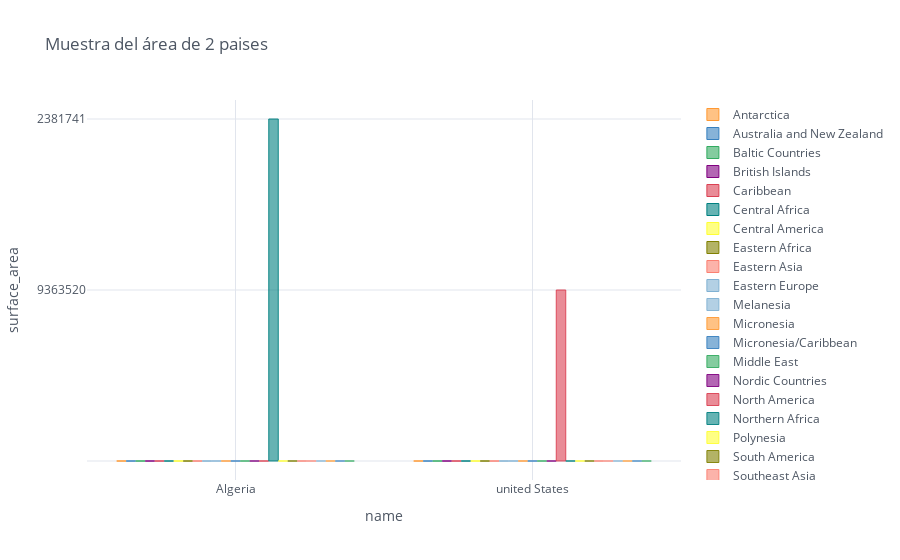

Here is the notebook cell this chart was saved with:
### Code cell
# Barplot o grafico de barras
Area_muestra = Data2[Data2.index.isin(["Algeria", "united States"])]

# plotting
Area_muestra.iplot(kind='bar', xTitle='name',
                           yTitle='surface_area', title='Muestra del área de 2 paises')

### Figure 1 — Plotly figure (JSON) as saved in the notebook; plotly's stock layout.template omitted (floating-point values rounded to 4 significant figures)
{"data": [{"marker": {"color": "rgba(255, 153, 51, 0.6)", "line": {"color": "rgba(255, 153, 51, 1.0)", "width": 1}}, "name": "Antarctica", "orientation": "v", "text": "", "type": "bar", "x": ["Algeria", "united States"], "y": ["", ""]}, {"marker": {"color": "rgba(55, 128, 191, 0.6)", "line": {"color": "rgba(55, 128, 191, 1.0)", "width": 1}}, "name": "Australia and New Zealand", "orientation": "v", "text": "", "type": "bar", "x": ["Algeria", "united States"], "y": ["", ""]}, {"marker": {"color": "rgba(50, 171, 96, 0.6)", "line": {"color": "rgba(50, 171, 96, 1.0)", "width": 1}}, "name": "Baltic Countries", "orientation": "v", "text": "", "type": "bar", "x": ["Algeria", "united States"], "y": ["", ""]}, {"marker": {"color": "rgba(128, 0, 128, 0.6)", "line": {"color": "rgba(128, 0, 128, 1.0)", "width": 1}}, "name": "British Islands", "orientation": "v", "text": "", "type": "bar", "x": ["Algeria", "united States"], "y": ["", ""]}, {"marker": {"color": "rgba(219, 64, 82, 0.6)", "line": {"color": "rgba(219, 64, 82, 1.0)", "width": 1}}, "name": "Caribbean", "orientation": "v", "text": "", "type": "bar", "x": ["Algeria", "united States"], "y": ["", ""]}, {"marker": {"color": "rgba(0, 128, 128, 0.6)", "line": {"color": "rgba(0, 128, 128, 1.0)", "width": 1}}, "name": "Central Africa", "orientation": "v", "text": "", "type": "bar", "x": ["Algeria", "united States"], "y": ["", ""]}, {"marker": {"color": "rgba(255, 255, 51, 0.6)", "line": {"color": "rgba(255, 255, 51, 1.0)", "width": 1}}, "name": "Central America", "orientation": "v", "text": "", "type": "bar", "x": ["Algeria", "united States"], "y": ["", ""]}, {"marker": {"color": "rgba(128, 128, 0, 0.6)", "line": {"color": "rgba(128, 128, 0, 1.0)", "width": 1}}, "name": "Eastern Africa", "orientation": "v", "text": "", "type": "bar", "x": ["Algeria", "united States"], "y": ["", ""]}, {"marker": {"color": "rgba(251, 128, 114, 0.6)", "line": {"color": "rgba(251, 128, 114, 1.0)", "width": 1}}, "name": "Eastern Asia", "orientation": "v", "text": "", "type": "bar", "x": ["Algeria", "united States"], "y": ["", ""]}, {"marker": {"color": "rgba(128, 177, 211, 0.6)", "line": {"color": "rgba(128, 177, 211, 1.0)", "width": 1}}, "name": "Eastern Europe", "orientation": "v", "text": "", "type": "bar", "x": ["Algeria", "united States"], "y": ["", ""]}, {"marker": {"color": "rgba(128, 177, 211, 0.6)", "line": {"color": "rgba(128, 177, 211, 0.8999999999999999)", "width": 1}}, "name": "Melanesia", "orientation": "v", "text": "", "type": "bar", "x": ["Algeria", "united States"], "y": ["", ""]}, {"marker": {"color": "rgba(255, 153, 51, 0.6)", "line": {"color": "rgba(255, 153, 51, 0.8999999999999999)", "width": 1}}, "name": "Micronesia", "orientation": "v", "text": "", "type": "bar", "x": ["Algeria", "united States"], "y": ["", ""]}, {"marker": {"color": "rgba(55, 128, 191, 0.6)", "line": {"color": "rgba(55, 128, 191, 0.8999999999999999)", "width": 1}}, "name": "Micronesia/Caribbean", "orientation": "v", "text": "", "type": "bar", "x": ["Algeria", "united States"], "y": ["", ""]}, {"marker": {"color": "rgba(50, 171, 96, 0.6)", "line": {"color": "rgba(50, 171, 96, 0.8999999999999999)", "width": 1}}, "name": "Middle East", "orientation": "v", "text": "", "type": "bar", "x": ["Algeria", "united States"], "y": ["", ""]}, {"marker": {"color": "rgba(128, 0, 128, 0.6)", "line": {"color": "rgba(128, 0, 128, 0.8999999999999999)", "width": 1}}, "name": "Nordic Countries", "orientation": "v", "text": "", "type": "bar", "x": ["Algeria", "united States"], "y": ["", ""]}, {"marker": {"color": "rgba(219, 64, 82, 0.6)", "line": {"color": "rgba(219, 64, 82, 0.8999999999999999)", "width": 1}}, "name": "North America", "orientation": "v", "text": "", "type": "bar", "x": ["Algeria", "united States"], "y": ["", 9363520]}, {"marker": {"color": "rgba(0, 128, 128, 0.6)", "line": {"color": "rgba(0, 128, 128, 0.8999999999999999)", "width": 1}}, "name": "Northern Africa", "orientation": "v", "text": "", "type": "bar", "x": ["Algeria", "united States"], "y": [2381741, ""]}, {"marker": {"color": "rgba(255, 255, 51, 0.6)", "line": {"color": "rgba(255, 255, 51, 0.8999999999999999)", "width": 1}}, "name": "Polynesia", "orientation": "v", "text": "", "type": "bar", "x": ["Algeria", "united States"], "y": ["", ""]}, {"marker": {"color": "rgba(128, 128, 0, 0.6)", "line": {"color": "rgba(128, 128, 0, 0.8999999999999999)", "width": 1}}, "name": "South America", "orientation": "v", "text": "", "type": "bar", "x": ["Algeria", "united States"], "y": ["", ""]}, {"marker": {"color": "rgba(251, 128, 114, 0.6)", "line": {"color": "rgba(251, 128, 114, 0.8999999999999999)", "width": 1}}, "name": "Southeast Asia", "orientation": "v", "text": "", "type": "bar", "x": ["Algeria", "united States"], "y": ["", ""]}, {"marker": {"color": "rgba(251, 128, 114, 0.6)", "line": {"color": "rgba(251, 128, 114, 0.7999999999999998)", "width": 1}}, "name": "Southern Africa", "orientation": "v", "text": "", "type": "bar", "x": ["Algeria", "united States"], "y": ["", ""]}, {"marker": {"color": "rgba(128, 177, 211, 0.6)", "line": {"color": "rgba(128, 177, 211, 0.7999999999999998)", "width": 1}}, "name": "Southern Europe", "orientation": "v", "text": "", "type": "bar", "x": ["Algeria", "united States"], "y": ["", ""]}, {"marker": {"color": "rgba(255, 153, 51, 0.6)", "line": {"color": "rgba(255, 153, 51, 0.7999999999999998)", "width": 1}}, "name": "Southern and Central Asia", "orientation": "v", "text": "", "type": "bar", "x": ["Algeria", "united States"], "y": ["", ""]}, {"marker": {"color": "rgba(55, 128, 191, 0.6)", "line": {"color": "rgba(55, 128, 191, 0.7999999999999998)", "width": 1}}, "name": "Western Africa", "orientation": "v", "text": "", "type": "bar", "x": ["Algeria", "united States"], "y": ["", ""]}, {"marker": {"color": "rgba(50, 171, 96, 0.6)", "line": {"color": "rgba(50, 171, 96, 0.7999999999999998)", "width": 1}}, "name": "Western Europe", "orientation": "v", "text": "", "type": "bar", "x": ["Algeria", "united States"], "y": ["", ""]}], "layout": {"legend": {"bgcolor": "#FFFFFF", "font": {"color": "#4D5663"}}, "paper_bgcolor": "#FFFFFF", "plot_bgcolor": "#FFFFFF", "title": {"font": {"color": "#4D5663"}, "text": "Muestra del área de 2 paises"}, "xaxis": {"gridcolor": "#E1E5ED", "showgrid": true, "tickfont": {"color": "#4D5663"}, "title": {"font": {"color": "#4D5663"}, "text": "name"}, "zerolinecolor": "#E1E5ED"}, "yaxis": {"gridcolor": "#E1E5ED", "showgrid": true, "tickfont": {"color": "#4D5663"}, "title": {"font": {"color": "#4D5663"}, "text": "surface_area"}, "zerolinecolor": "#E1E5ED"}}}
